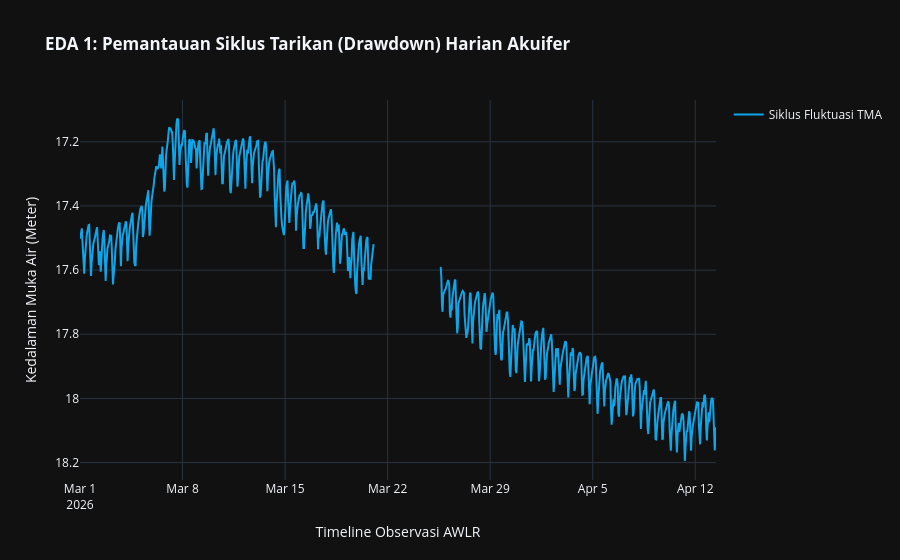

The cell this chart's notebook holds for it:
### Code cell
# =========================================================================
# 2. FEATURE ENGINEERING (Kalkulasi Berbasis Kolom Rerata Dinamis)
# =========================================================================
df_eda['Jam_Operasi'] = df_eda.index.hour

# Ekstrak secara eksak nama kolom rill-nya agar tidak KeyError
kolom_target_rerata = kolom_rerata_saja[0] 

# Tren dihitung secara otomatis memakai nama kolom tsb
df_eda['Trend_Jangka_Panjang'] = df_eda[kolom_target_rerata].rolling(window=24, min_periods=1).mean()
df_eda['Volatilitas_Sensor'] = df_eda['Maksimal'] - df_eda['Minimal']

# --- KONSTANTA POS AWLR ---------
KEDALAMAN_SUMUR = 70.0   # (Meter)
KEDALAMAN_SENSOR = 60.0  # (Meter)

# 1. Menghitung "DATA AIR TANAH" (Selisih mutlak Kedalaman dengan nilai TMA rerata)
df_eda['Data_Air_Tanah'] = KEDALAMAN_SUMUR - df_eda[kolom_target_rerata]

# 2. Menghitung Head Presur Sensor
df_eda['Pembacaan_Murni_Sensor'] = KEDALAMAN_SENSOR - df_eda[kolom_target_rerata]

# =========================================================================
# (GRAFIK 1: REVISI): FOKUS MURNI PADA POLA SIKLUS HARIAN
# =========================================================================
fig1 = go.Figure()

# Kita plot garis fluktuasi aslinya (*Raw Data*) dengan warna Solid (Tidak Transparan lagi)
# Agar patahan lembah siklus nyala-matinya terlihat amat menonjol & tajam
fig1.add_trace(go.Scatter(
    x=df_eda.index, 
    y=df_eda[kolom_target_rerata], 
    mode='lines', 
    name='Siklus Fluktuasi TMA', 
    line=dict(color='#0ea5e9', width=2)
))

fig1.update_layout(
    title='<b>EDA 1: Pemantauan Siklus Tarikan (Drawdown) Harian Akuifer</b>', 
    xaxis_title='Timeline Observasi AWLR',
    yaxis_title='Kedalaman Muka Air (Meter)',
    template='plotly_dark', 
    hovermode='x unified',
    showlegend=True
)

# Balik arah Sumbu Y (Prinsip Hidrologi: Makin banyak angka meter = Makin dalam terjun ke dasar)
fig1.update_yaxes(autorange='reversed') 

fig1.show()

### Figure 1 — Plotly figure (JSON) as saved in the notebook; plotly's stock layout.template omitted (floating-point values rounded to 4 significant figures; data arrays with more than 128 entries replaced by an {"elided": "..."} marker saying what was removed)
{"data": [{"line": {"color": "#0ea5e9", "width": 2}, "mode": "lines", "name": "Siklus Fluktuasi TMA", "type": "scatter", "x": {"elided": "1043 str values"}, "y": {"elided": "1043 float values"}}], "layout": {"hovermode": "x unified", "showlegend": true, "title": {"text": "<b>EDA 1: Pemantauan Siklus Tarikan (Drawdown) Harian Akuifer</b>"}, "xaxis": {"title": {"text": "Timeline Observasi AWLR"}}, "yaxis": {"autorange": "reversed", "title": {"text": "Kedalaman Muka Air (Meter)"}}}}
